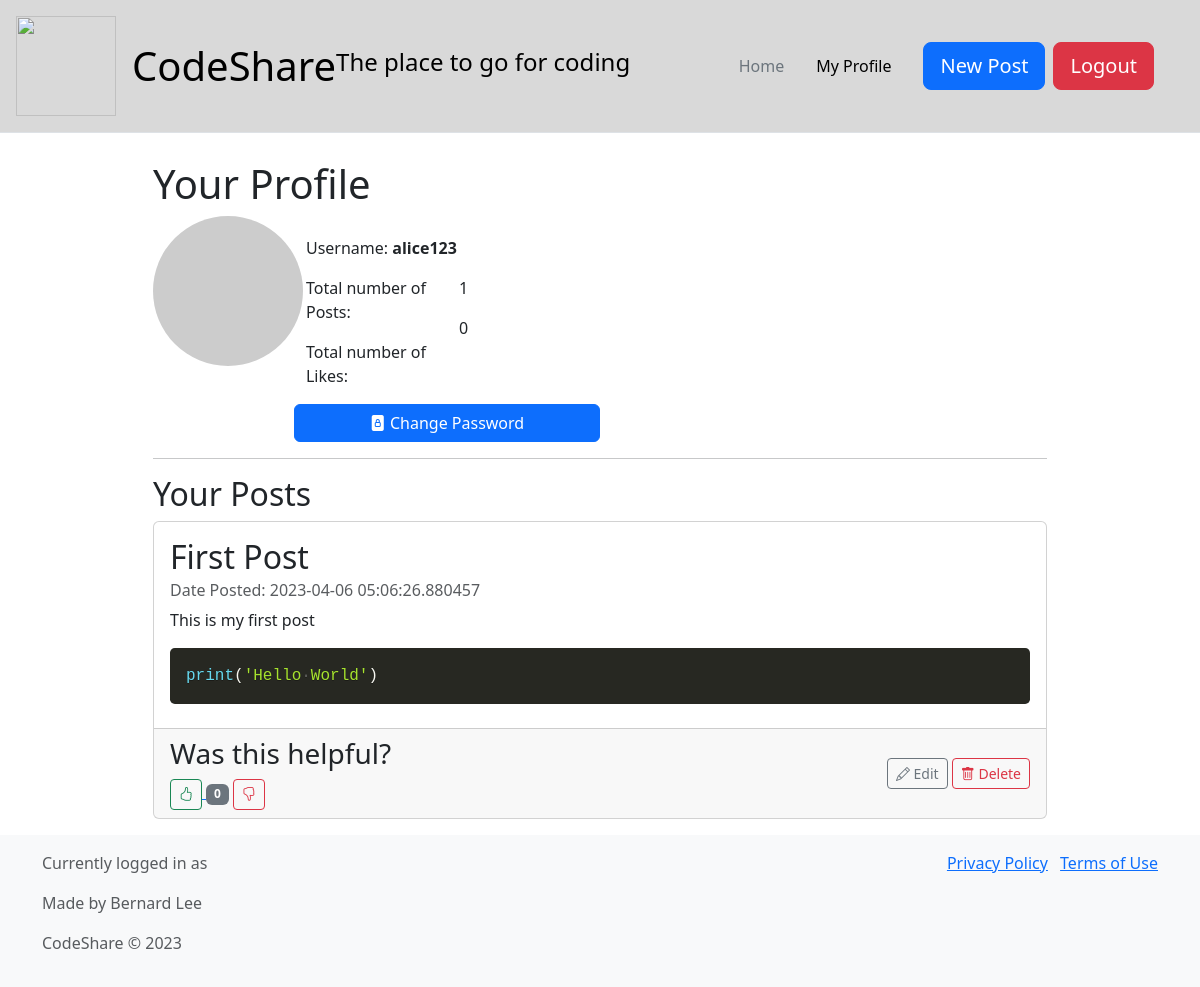
The app's page /my_profile (signed in), older data.
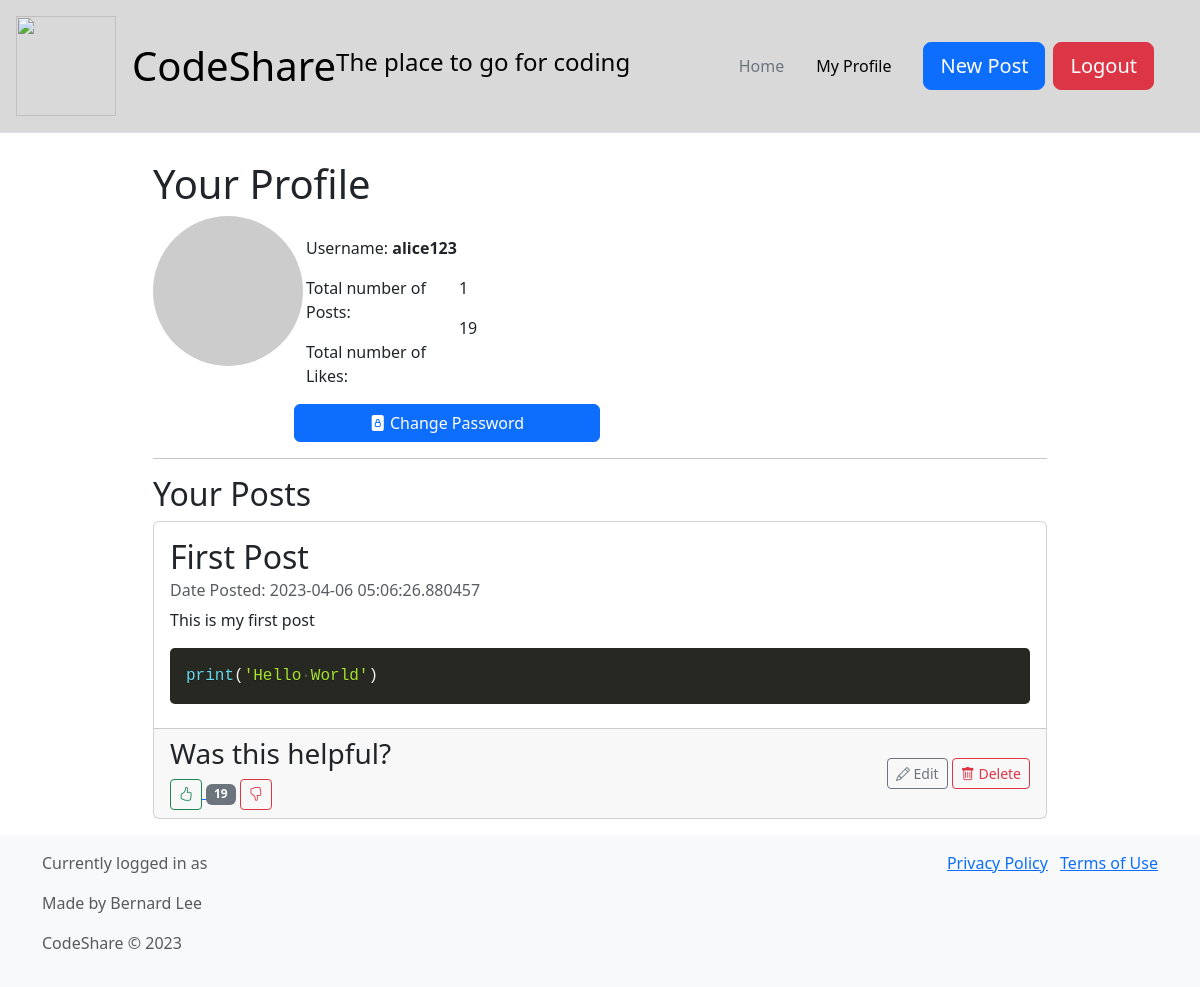
The same page, newer data.
### db_models.py (models this page shows)
class Base(DeclarativeBase):
    pass

class Post(Base):
    __tablename__ = "posts"
    id: Mapped[int] = mapped_column(primary_key=True)
    title: Mapped[str] = mapped_column(String(100))
    datetime_posted: Mapped[datetime.datetime] = mapped_column(DateTime, default=datetime.datetime.utcnow)
    content: Mapped[str] = mapped_column(String(2000))
    code: Mapped[str] = mapped_column(String(2000))
    code_language: Mapped[str] = mapped_column(String(20))
    like_count: Mapped[int] = mapped_column(Integer, default=0)
    user_id: Mapped[int] = mapped_column(ForeignKey("users.id", ondelete="CASCADE"))
    user: Mapped[Users] = relationship("Users", back_populates="posts")

### app.py (the view)
@app.route("/my_profile", methods=['GET', 'POST'])
def my_profile():
    try:
        token = session['token']
        if check_token(token):
            username = get_username_from_token(token)
            if request.method == 'POST':
                pass
            elif request.method == 'GET':
                user = db.get_user(username)
                stats = db.get_user_stats(username)
                myposts = db.get_own_posts(username)
                return render_template('my_profile.html', user=user, my_posts=myposts, stats=stats)
        else:
            return redirect(url_for('login'))
    except KeyError:
        return redirect(url_for('login'))

### db_manager.py (called while the page is built)
    def get_own_posts(self, username):
        user = self.session.query(Users).filter_by(username=username).first()
        print(f"selecting posts from user {user.username} with id {user.id}")
        posts = self.session.query(Post).filter_by(user_id=user.id).all()
        for post in posts:
            post.username = user.username
        posts.reverse()
        return posts

    def get_user(self, username):
        user = self.session.query(Users).filter_by(username=username).first()
        return user

    def get_user_stats(self, username):
        user = self.session.query(Users).filter_by(username=username).first()
        posts = self.session.query(Post).filter_by(user_id=user.id).all()
        return len(posts), sum(post.like_count for post in posts)

### token_management.py (called while the page is built)
def get_username_from_token(token): #get username from token
    decoded_token = jwt.decode(token, token_encryption_key, algorithms=['HS256'])
    return decoded_token['username']

### templates/my_profile.html (shortened to what this page needs)
{% extends "base_template.html" %}
{% block content %}
    <div class="row justify-content-center" style="margin-top: 160px;">
        <div class="col-md-9">
            <h1>Your Profile</h1>
            <div class="row">
                <div class="col-md-2">
                    <img class="avatar float-right rounded-circle" src="https://picsum.photos/200"
                         alt="Avatar Placeholder">
                </div>
                <div class="col-md-4" style="padding-top: 20px">
                    <p>Username: <strong>{{ user.username }}</strong></p>
                    <div class="row">
                        <div class="col-md-6">
                            <p>Total number of Posts:</p>
                            <p>Total number of Likes:</p>
                        </div>
                        <div class="col-md-6">
                            <p>{{ stats[0] }}</p>
                            <p>{{ stats[1] }}</p>
                        </div>
                        <button type="button" class="btn btn-primary w-100" data-bs-toggle="modal"
                                data-bs-target="#changePasswordModal">
                            <i class="bi bi-file-lock-fill"></i> Change Password
                        </button>
                    </div>
                </div>
                <div class="col-md-3">
                </div>
            </div>
            <hr>
            <h2>Your Posts</h2>
            {% if user.posts %}
                {% for post in my_posts %}
                    <div class="card mb-3">
                        <div class="card-body">
                            <h2 class="card-title">{{ post.title }}</h2>
                            <h6 class="card-subtitle mb-2 text-muted">Date Posted: {{ post.datetime_posted }}</h6>
                            <p class="card-text">{{ post.content }}</p>
                            <pre><code class="language-{{ post.code_language }}">{{ post.code }}</code></pre>
                        </div>
                        <div class="card-footer">
                            <div class="d-flex justify-content-between align-items-center">
                                <div>
                                    <h3>Was this helpful?</h3>
                                    <a href="/add_like/{{ post.id }}">
                                        <button type="button" class="btn btn-outline-success btn-sm w-auto">
                                            <i class="bi bi-hand-thumbs-up"></i>
                                        </button>
                                    </a>
                                    <span class="badge bg-secondary">{{ post.like_count }}</span>
                                    <a href="/add_dislike/{{ post.id }}">
                                        <button type="button" class="btn btn-outline-danger btn-sm w-auto">
                                            <i class="bi bi-hand-thumbs-down"></i>
                                        </button>
                                    </a>
                                </div>
                                <div>
                                    <button type="button" class="btn btn-outline-secondary btn-sm"
                                            data-bs-toggle="modal" data-bs-target="#editPostModal-{{ post.id }}">
                                        <i class="bi bi-pencil"></i> Edit
                                    </button>
                                    <button type="button" class="btn btn-outline-danger btn-sm" data-bs-toggle="modal"
                                            data-bs-target="#deleteModal-{{ post.id }}">
                                        <i class="bi bi-trash"></i> Delete
                                    </button>
                                </div>
                            </div>
                        </div>
                    </div>
                {% endfor %}
            {% else %}
                <h3>You have not posted anything yet.</h3>
            {% endif %}
        </div>
    </div>
{% endblock %}

Row changes from the older to the newer data that the page shows:
changed Post "First Post": like_count "0" → "19"
Text that changed along with them:
{{ stats[1] }}: "0" → "19"
